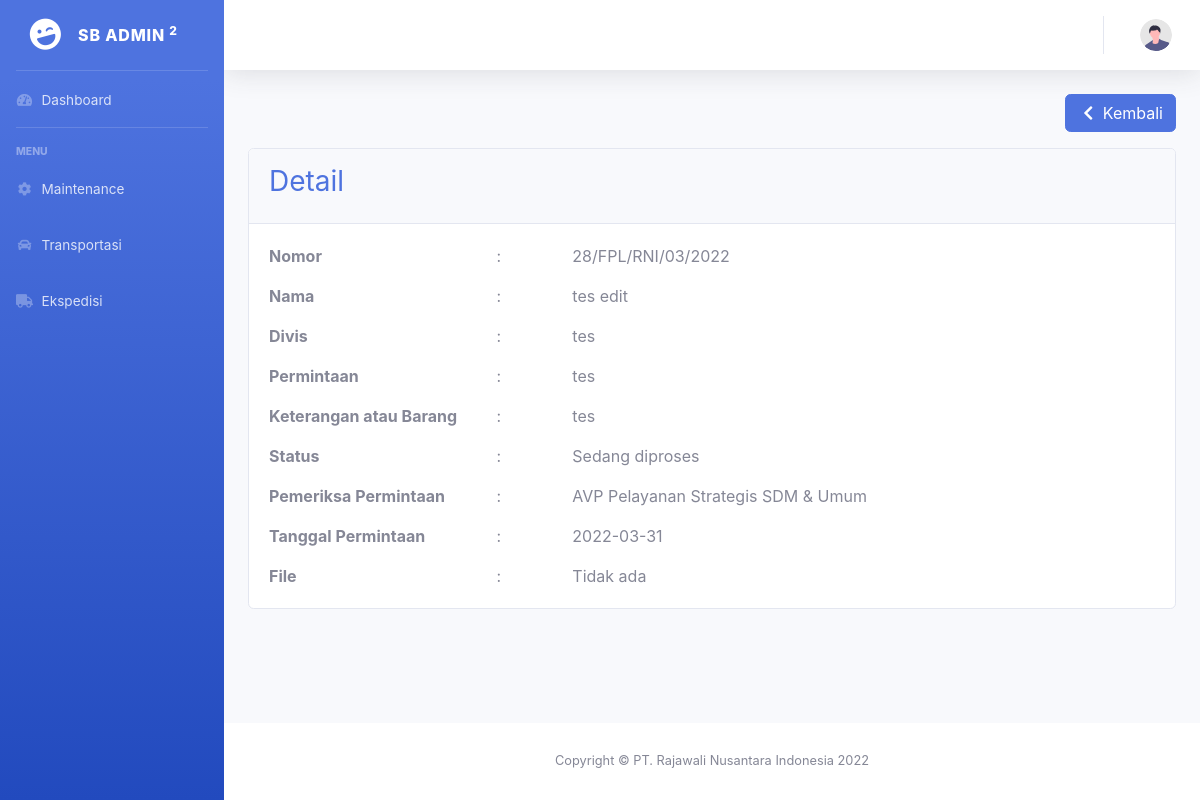
Screenshot of /admin/mDetail/28 with the database file from the repository.
### tables this page shows
CREATE TABLE `maintenance` (
  `id` int(11) NOT NULL,
  `nama` varchar(255) NOT NULL,
  `divisi` varchar(100) NOT NULL,
  `permintaan` varchar(255) NOT NULL,
  `keterangan` varchar(255) NOT NULL,
  `status` varchar(100) NOT NULL,
  `tanggal` date NOT NULL,
  `pemeriksa` varchar(100) NOT NULL,
  `file` varchar(255) NOT NULL,
  `user_id` int(11) NOT NULL,
  `ttd_avp` varchar(50) NOT NULL,
  `ttd_pemeriksa` varchar(50) NOT NULL
);

### application/controllers/Admin.php (called while the page is built, shortened)
<?php
class Admin extends CI_Controller
{
    var $role_id, $role;
    public function __construct()
    {
        $this->load->model('Maintenance_model');
        $this->load->model('Approval_model');
        $this->load->model('Transportasi_model');
        $this->role_id = $this->session->userdata('role_id');
    }
    public function mDetail($id)
    {
        $data['title'] = "Detail";
        $data['data'] = $this->Maintenance_model->selectId('maintenance', $id);
        $data['role_id'] = $this->role_id;
        $data['user'] = $this->db->get_where('user', ['nip' => $this->session->userdata('nip')])->row_array();
        $this->load->view('templates/header', $data);
        $this->load->view('templates/sidebar', $data);
        $this->load->view('templates/topbar', $data);
        $this->load->view('permintaan/detail_m', $data);
        $this->load->view('templates/footer');
    }
}

### index.php (called while the page is built, shortened)
<?php
require_once BASEPATH.'core/CodeIgniter.php';

### application/models/Maintenance_model.php (called while the page is built, shortened)
<?php
class Maintenance_model extends CI_Model
{
    public function selectId($table, $id)
    {
        return $this->db->get_where("$table", ['id' => $id])->row_array();
    }
}

### application/views/permintaan/detail_m.php (the view)
<div class="container-fluid">
    <div class="row">
        <div class="col-sm-4">
        </div>
        <div class="col my-auto">
            <a class="float-right btn btn btn-primary mb-3" type="button" href="<?= base_url('admin/pMaintenance') ?>">
                <i class="fas fa-fw fa-chevron-left"></i> Kembali
            </a>
        </div>
    </div>
    <div class="card card-detail">
        <div class="card-header py-3">
            <h3 class="h3 text-primary">Detail</h3>
        </div>
        <div class="card-body">
            <div class="row">
                <div class="col-md-3"><b>Nomor</b> </div>
                <div class="col-md-1 d-none d-md-block">:</div>
                <?php $tanggal = date_create($data['tanggal']) ?>
                <div class="col-md-8"> <?= $data['id'] ?>/FPL/RNI/<?= date_format($tanggal, "m/Y") ?> </div>
            </div>
            <div class="row mt-3">
                <div class="col-md-3"><b>Nama</b> </div>
                <div class="col-md-1 d-none d-md-block">:</div>
                <div class="col-md-8"><?= $data['nama'] ?></div>
            </div>
            <div class="row mt-3">
                <div class="col-md-3"><b>Divis</b> </div>
                <div class="col-md-1 d-none d-md-block">:</div>
                <div class="col-md-8"><?= $data['divisi'] ?></div>
            </div>
            <div class="row mt-3">
                <div class="col-md-3"><b>Permintaan</b> </div>
                <div class="col-md-1 d-none d-md-block">:</div>
                <div class="col-md-8"><?= $data['permintaan'] ?></div>
            </div>
            <div class="row mt-3">
                <div class="col-md-3"><b>Keterangan atau Barang</b> </div>
                <div class="col-md-1 d-none d-md-block">:</div>
                <div class="col-md-8"><?= $data['keterangan'] ?></div>
            </div>
            <div class="row mt-3">
                <div class="col-md-3"><b>Status</b> </div>
                <div class="col-md-1 d-none d-md-block">:</div>
                <div class="col-md-8"><?= $data['status'] ?></div>
            </div>
            <div class="row mt-3">
                <div class="col-md-3"><b>Pemeriksa Permintaan</b> </div>
                <div class="col-md-1 d-none d-md-block">:</div>
                <div class="col-md-8"><?= $data['pemeriksa'] ?></div>
            </div>
            <div class="row mt-3">
                <div class="col-md-3"><b>Tanggal Permintaan</b> </div>
                <div class="col-md-1 d-none d-md-block">:</div>
                <div class="col-md-8"><?= $data['tanggal'] ?></div>
            </div>
            <div class="row mt-3">
                <div class="col-md-3"><b>File</b> </div>
                <div class="col-md-1 d-none d-md-block">:</div>
                <div class="col-md-8"><?= $data['file'] ?></div>
            </div>
        </div>
    </div>
</div>
</div>

### rows the page displays
maintenance: id "28", tanggal "03/2022", nama "tes edit", divisi "tes", permintaan "tes", keterangan "tes", status "Sedang diproses", pemeriksa "AVP Pelayanan Strategis SDM & Umum", tanggal "2022-03-31", file "Tidak ada"
